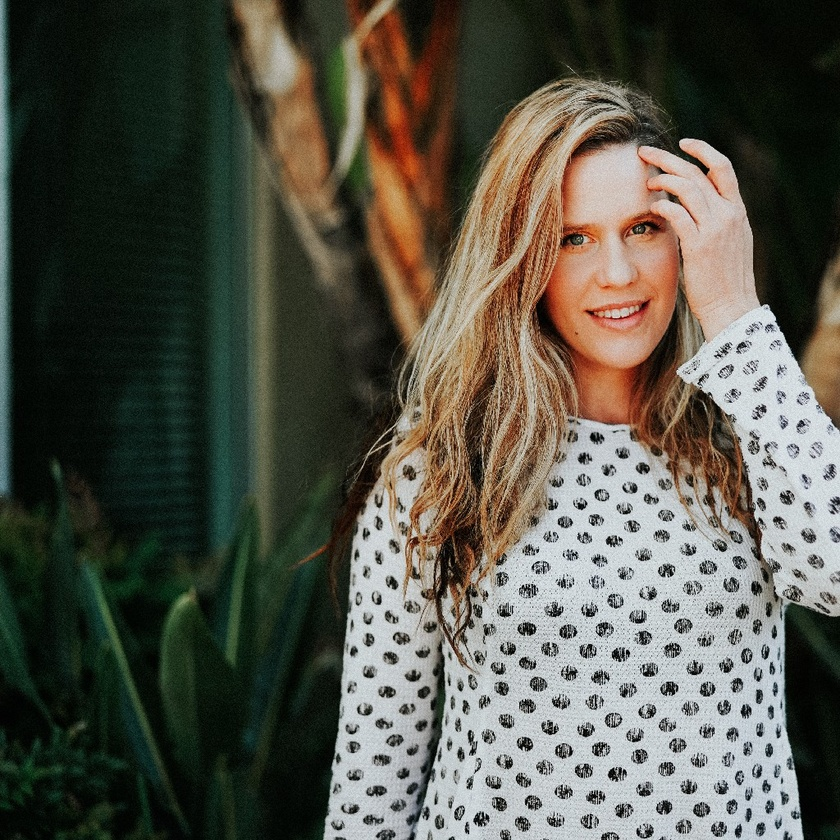
#> input picture images/clean/098698.jpg, 840 x 840 px, shrunk from 1024 x 1024 before the run, found by its file name; its folder holds only this picture in this run
$ jupyter execute --allow-errors feature_extraction.ipynb
#> lines starting #> are read from the running program, lines starting #| are printed output that depends on the picture
#> in create_feature_dataset, image is the input picture: shape (840, 840, 3); mean R, G, B 85.9, 84.7, 73.7
#> (a cell that did not finish here is left out)

[cell 2]
import numpy as np
import pandas as pd
import os
import pywt
from skimage import io

from scipy import stats
import matplotlib.pyplot as plt
# from skimage import io

[cell 3]
def statistical_metrics(x):
    """
    Calculates statistical metrics on input array (mean, std, skew, kurtosis).
    """

    metrics = {
        'mean': np.mean,
        'stdev': np.std,
        'skew': stats.skew,
        'kurtosis': stats.kurtosis
    }
    return {k: fn(x.flatten()) for k, fn in metrics.items()}

[cell 4]
def prefix_dict_keys(d, prefix):
    """
    Adds prefix to dict keys.
    """
    return {'{}_{}'.format(prefix, k): v for k, v in d.items()}

[cell 5]
def autocorrelation_features(I, lags=[(1, 0), (0, 1), (1, 1)]):
    """
    Calculate the autocorrelation statistical features from a 2D image array
    (greyscale image or an individual colour channel) for the specified pixel
    vertical and horizontal coordinate shift lags:
        e.g. [(1, 0), (0, 1), (1, 1), (1, 2), (2, 1), (2, 2)]
    """
    m, n = I.shape

    features = {}
    for x, y in lags:
        ac = I[x:, y:] * I[:m-x, :n-y]
        aca = np.sum(ac / (I[x:, y:].std() * I[:m-x, :n-y].std()))

        features['aca_{}{}'.format(x, y)] = aca

        f_stat = statistical_metrics(ac)
        f_stat = prefix_dict_keys(f_stat, 'ac_{}{}'.format(x, y))
        features.update(f_stat)

    return features


def rgb_autocorrelation_features(I, lags=((1, 0), (0, 1), (1, 1))):
    """
    Calculate the autocorrelation statistical features of an RGB image
    array (m, n, 3) for the specified lags.
    """
    features = {}
    m, n, _ = I.shape
#> m = 840; n = 840

    for c, colour in enumerate('rgb'):
        f_ac = autocorrelation_features(I[:, :, c], lags)
        f_ac = prefix_dict_keys(f_ac, colour)
        features.update(f_ac)
#> after the loop, features = 75 items

    return features


def concatenate_feature_sets(filepath_cover, filepath_stego, filepath_output):
    """
    Concatenates two feature csv files.
    Parameters
    ----------
    filepath_cover : string
        Filepath to cover image feature set.
    filepath_stego : string
        Filepath to steganographic image feature set.
    filepath_output : string
        Output filepath.
    Returns
    -------
    Concatenated dataset.
    """
    train_cover = pd.read_csv(filepath_cover)
    train_stego = pd.read_csv(filepath_stego)
    train = pd.concat([train_cover, train_stego])
    train.to_csv(filepath_output, index=False)
    return train


def concat_multiple_feature_sets(filepaths, filepath_output):
    train = pd.DataFrame()
    for filepath in filepaths:
        df = pd.read_csv(filepath)
        df['filename'] = filepath.split('/')[-1]
        train = pd.concat([train, df])
    train.to_csv(filepath_output, index=False)
    return train


def apply_tolerance(x, tol):
    """
    Applies absolute value filter for given tolerance.
    Parameters
    ----------
    x : numpy.ndarray
        Input data.
    tol : int, float
        Tolerance.
    Returns
    -------
    Filtered array where |x| >= tol.
    If no values are above the tolerance np.array([0]) is returned.
    """
    x_tol = abs(x) >= tol
    if x_tol.any():
        return x[x_tol]
    else:
        return np.zeros(1)


def wavdec_features(coeffs, tol=1):
    """
    Calculated the statistical features on the components of a mulitlevel 2D
    discrete wavelet decomposition.
    Parameters
    ----------
    coeffs : list
        n level coefficients from pywt.wavedec2
        [cAn, (cHn, cVn, cDn), ... (cH1, cV1, cD1)]
    tol : int, float, default : 1
        Tolerance to apply to individual coefficient arrays.
    Returns
    -------
    features : dict
        Feature vector of statistical components in dictionary form.
    """
    n_layers = len(coeffs) - 1

    features = {}

    cA = coeffs[0]
    prefix = 'dwt_{}_cA'.format(n_layers)
    cA = apply_tolerance(cA, tol)  # reduce sensitivity to noise
    f_stat = statistical_metrics(cA)
    f_stat = prefix_dict_keys(f_stat, prefix)
    features.update(f_stat)

    for i, (cH, cV, cD) in enumerate(coeffs[1:]):
        layer = n_layers - i
        for c, cX in zip(('cH', 'cV', 'cD'), (cH, cV, cD)):
            prefix = 'dwt_{}_{}'.format(layer, c)
            cX = apply_tolerance(cX, tol)
            f_stat = statistical_metrics(cX)
            f_stat = prefix_dict_keys(f_stat, prefix)
            features.update(f_stat)

    return features


def rgb_wavelet_features(I, tol=1):
    """
    For each RGB channel, calculates the statistical features the components of
    a mulitlevel 2D discrete wavelet decomposition.
    Parameters
    ----------
    I : numpy.ndarray
        RGB image array.
    tol : int, float, default : 1
        Tolerance to apply to individual coefficient arrays.
    Returns
    -------
    features : dict
        Feature vector of statistical components in dictionary form.
    """
#> called with tol = 1
    features = {}
    m, n, _ = I.shape
#> m = 840; n = 840

    for c, colour in enumerate('rgb'):
        coeffs = pywt.wavedec2(I[:, :, c], wavelet='haar', level=3)
        f_wavelet = wavdec_features(coeffs)
        f_wavelet = prefix_dict_keys(f_wavelet, colour)
        features.update(f_wavelet)
#> this loop made 3 passes
#> pass 1, in wavdec_features, `cA = coeffs[0]`:
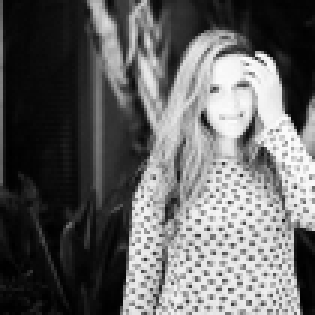
#> cA: shape (105, 105) float64 (shown 3 times larger); min 8.63, max 1723.9, mean 687.4; drawn with min black and max white
#> pass 1, in apply_tolerance (call 3), `x_tol = abs(x) >= tol`:
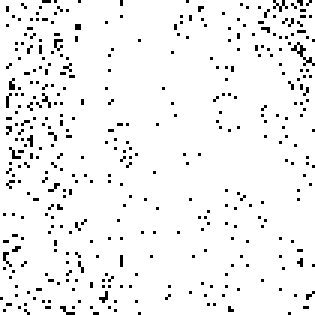
#> x_tol: shape (105, 105) bool (shown 3 times larger); 94.7% white; black in thin lines or dots
#> pass 1, in apply_tolerance (call 4), `x_tol = abs(x) >= tol`:
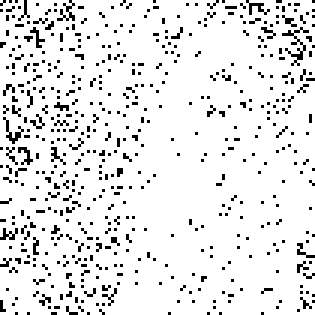
#> x_tol: shape (105, 105) bool (shown 3 times larger); 90.3% white; black in thin lines or dots
#> after the loop, features = 120 items

    return features


def create_feature_dataset(path_images, class_label, path_output,
                           f_types=['autocorrelation', 'wavelet'],
                           image_limit=None):

    """
    Create feature vectors from images in directory and save as csv output.
    Parameters
    ----------
    path_images : directory path string
        Directory with images for processing.
    class_label : string
        Class label used in label column of output.
    path_output : directory path string
        Output directory for csv file.
    f_types : array_like, default : ['autocorrelation', 'wavelet']
        Specify the feature types to include as list of strings:
        {'autocorrelation', 'wavelet'}
        Default: ['autocorrelation', 'wavelet']
    image_limit : int, default : None
        Number of images in directory to process.
    Returns
    -------
    csv output file as specified in path_output.
    """

    print('creating image feature dataset...')

    dataset = list()
    for i, filename in enumerate(os.listdir(path_images)):
        fname = '{}{}'.format(path_images, filename)
        image = io.imread(fname)

        features = {}
        if 'autocorrelation' in f_types:
            lags = ((1, 0), (0, 1), (1, 1), (1, 2), (2, 2), (2, 2))
            features.update(rgb_autocorrelation_features(image, lags))

        if 'wavelet' in f_types:
            features.update(rgb_wavelet_features(image))

        if i == 0:
            feature_names = features.keys()

        row = [filename, class_label]
        for feature in feature_names:
            row.append(features[feature])
#> this loop made 195 passes
#> feature on passes 1 to 3: 'r_aca_10', 'r_ac_10_mean', 'r_ac_10_stdev'
#> after the loop, row = 197 items, first 6: '098698.jpg', 0, 12285.1, 109.1, 76.19, 0.26
        dataset.append(row)

        if i % 250 == 0:
            print('{} images processed'.format(i))

        if image_limit:
            if i > image_limit:
                break

    df = pd.DataFrame(dataset, columns=['image', 'label'] + list(feature_names))
#> df = table of 1 rows and 197 columns
    df.to_csv(path_output, index=False)

    print('image feature dataset created.')
